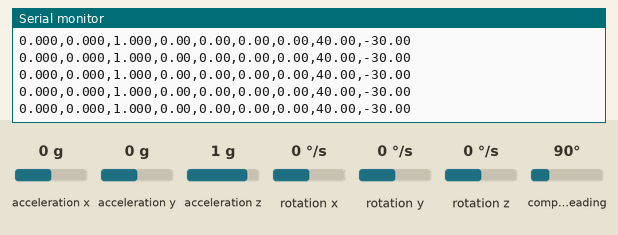
Recording of a sketch running on a simulated Arduino Nano 33 BLE. Shown: the last lines printed to the serial monitor. Inputs (shaded band) come from the test bench; at power-on: acceleration x 0 g, acceleration y 0 g, acceleration z 1 g, rotation x 0 °/s, rotation y 0 °/s, rotation z 0 °/s, compass heading 90°.

Above: at 1.2 s.
1.3 s: acceleration x set to -1.4 g
At 1.8 s:
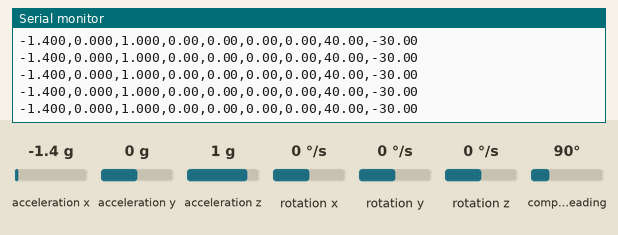
2.8 s: acceleration y set to -1.4 g
At 3.6 s:
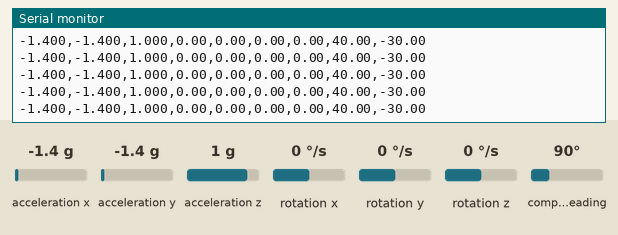
4.3 s: acceleration z set to -1.4 g
At 5.3 s:
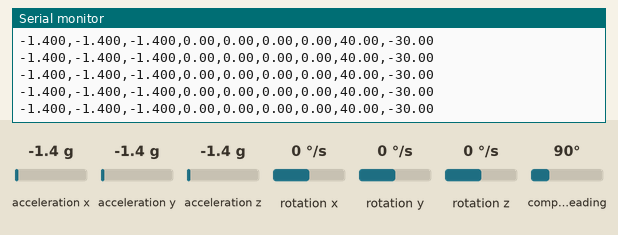
5.8 s: rotation x set to -192 °/s
At 6.3 s:
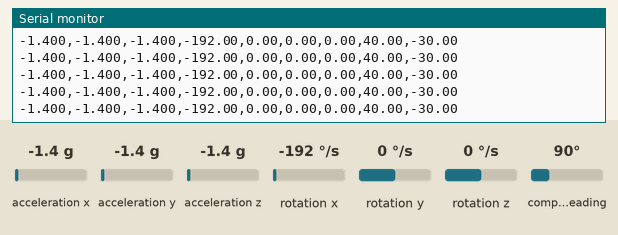
7.3 s: rotation y set to -192 °/s
At 8.2 s:
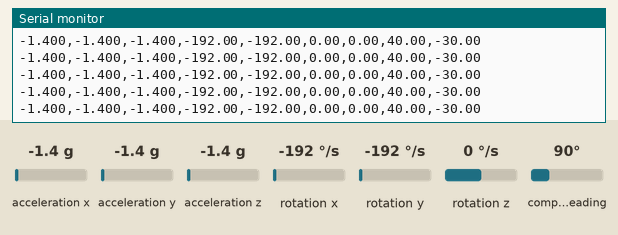

Measured:
- after the input at 1.3 s, the serial monitor: prints a new line at once (image 1)
- after the input at 2.8 s, the serial monitor: prints a new line at once (image 2)
- after the input at 4.3 s, the serial monitor: prints a new line at once (image 3)
- after the input at 5.8 s, the serial monitor: prints a new line at once (image 4)
- after the input at 7.3 s, the serial monitor: prints a new line at once (image 5)

The sketch:

RawStream.ino
```cpp
/* RawStream - dumps raw accel(g), gyro(dps), mag(uT) as CSV for analysis:
 *   ax,ay,az,gx,gy,gz,mx,my,mz
 * Used to determine magnetometer axis alignment + hard-iron calibration before
 * building 9-axis fusion. Nano 33 BLE Rev2 (BMI270 + BMM150). */
#include <Arduino_BMI270_BMM150.h>

void setup() {
  Serial.begin(115200);
  while (!Serial && millis() < 4000) {}
  if (!IMU.begin()) { while (1) { Serial.println("ERR: IMU init failed"); delay(1000); } }
  Serial.println("# ax,ay,az,gx,gy,gz,mx,my,mz");
}

void loop() {
  float ax, ay, az, gx, gy, gz, mx, my, mz;
  static float lax, lay, laz, lgx, lgy, lgz, lmx, lmy, lmz;  // last-known
  if (IMU.accelerationAvailable())  IMU.readAcceleration(lax, lay, laz);
  if (IMU.gyroscopeAvailable())     IMU.readGyroscope(lgx, lgy, lgz);
  bool m = false;
  if (IMU.magneticFieldAvailable()) { IMU.readMagneticField(lmx, lmy, lmz); m = true; }

  // Stream at ~50 Hz, only emit fresh rows when mag updates (slowest sensor).
  static unsigned long last = 0;
  if (m && micros() - last >= 20000) {
    last = micros();
    Serial.print(lax,3); Serial.print(','); Serial.print(lay,3); Serial.print(','); Serial.print(laz,3); Serial.print(',');
    Serial.print(lgx,2); Serial.print(','); Serial.print(lgy,2); Serial.print(','); Serial.print(lgz,2); Serial.print(',');
    Serial.print(lmx,2); Serial.print(','); Serial.print(lmy,2); Serial.print(','); Serial.println(lmz,2);
  }
}
```
